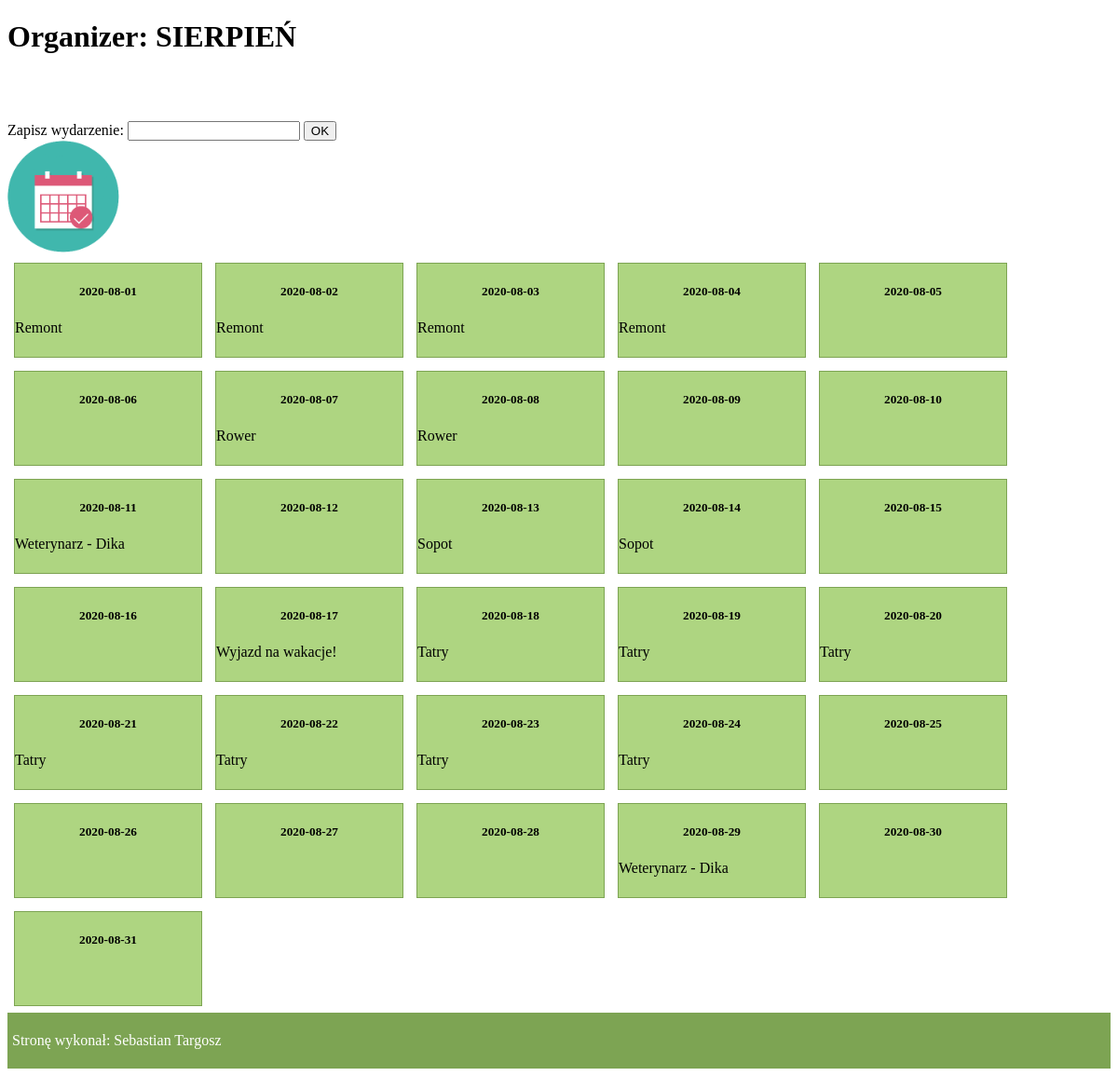
Page /Zad_egzamin/organizer.php on the committed database.
### tables this page shows
CREATE TABLE `zadania` (
  `id` int(10) UNSIGNED NOT NULL,
  `dataZadania` date DEFAULT NULL,
  `wpis` text,
  `miesiac` text,
  `rok` int(10) UNSIGNED DEFAULT NULL
);

### Zad_egzamin/organizer.php (the view, shortened to what this page needs)
<?php
    $conn = new mysqli("localhost","root","","kalendarz");
?>
<!DOCTYPE html>
<html lang="pl">
    <head>
        <link rel="stylesheet" href="styl5.css">
    </head>
    <body>
        <div id="baner1">
            <h1>Organizer: SIERPIEŃ</h1>
        </div>
        <div id="baner2">
            <form action="organizer.php" method="post">
                <label for="wydarzenie">Zapisz wydarzenie:</label>
                <input type="text" name="wydarzenie" id="wydarzenie">
                <button type="submit" name="send">OK</button>
            </form>
        </div>
        <div id="baner3">
            <img src="logo2.png" alt="sierpień">
        </div>
        <main>
            <?php
                $sql = "SELECT dataZadania, wpis FROM zadania WHERE miesiac = 'sierpien';";
                $result = $conn->query($sql);
                while($row = $result -> fetch_array()) {
                    echo "<div>";
                    echo "<h5>".$row[0]."</h5>";
                    echo "<p>".$row[1]."</p>";
                    echo "</div>";
                }
            ?>
        </main>
        <footer>
            <p>Stronę wykonał: Sebastian Targosz </p>
        </footer>
    </body>
</html>

### Zad_egzamin/styl5.css (style rules this page uses)
body { font-family: Tahoma; }
main { clear: both; }
main > div { background: #AED581; width: 200px; height: 100px; margin: 7px; border: 1px solid #7DA453; float: left; }
footer { clear: both; background: #7DA453; color: white; padding: 5px; }
h5 { text-align: center; }
form { padding-top: 50px; }

### rows in the picture
zadania: dataZadania "2020-08-01", wpis "Remont"
zadania: dataZadania "2020-08-02", wpis "Remont"
zadania: dataZadania "2020-08-03", wpis "Remont"
zadania: dataZadania "2020-08-04", wpis "Remont"
zadania: dataZadania "2020-08-05"
zadania: dataZadania "2020-08-06"
zadania: dataZadania "2020-08-07", wpis "Rower"
zadania: dataZadania "2020-08-08", wpis "Rower"
zadania: dataZadania "2020-08-09"
zadania: dataZadania "2020-08-10"
zadania: dataZadania "2020-08-11", wpis "Weterynarz - Dika"
zadania: dataZadania "2020-08-12"
zadania: dataZadania "2020-08-13", wpis "Sopot"
zadania: dataZadania "2020-08-14", wpis "Sopot"
zadania: dataZadania "2020-08-15"
zadania: dataZadania "2020-08-16"
zadania: dataZadania "2020-08-17", wpis "Wyjazd na wakacje!"
zadania: dataZadania "2020-08-18", wpis "Tatry"
zadania: dataZadania "2020-08-19", wpis "Tatry"
zadania: dataZadania "2020-08-20", wpis "Tatry"
zadania: dataZadania "2020-08-21", wpis "Tatry"
zadania: dataZadania "2020-08-22", wpis "Tatry"
zadania: dataZadania "2020-08-23", wpis "Tatry"
zadania: dataZadania "2020-08-24", wpis "Tatry"
zadania: dataZadania "2020-08-25"
zadania: dataZadania "2020-08-26"
zadania: dataZadania "2020-08-27"
zadania: dataZadania "2020-08-28"
zadania: dataZadania "2020-08-29", wpis "Weterynarz - Dika"
zadania: dataZadania "2020-08-30"
zadania: dataZadania "2020-08-31"
